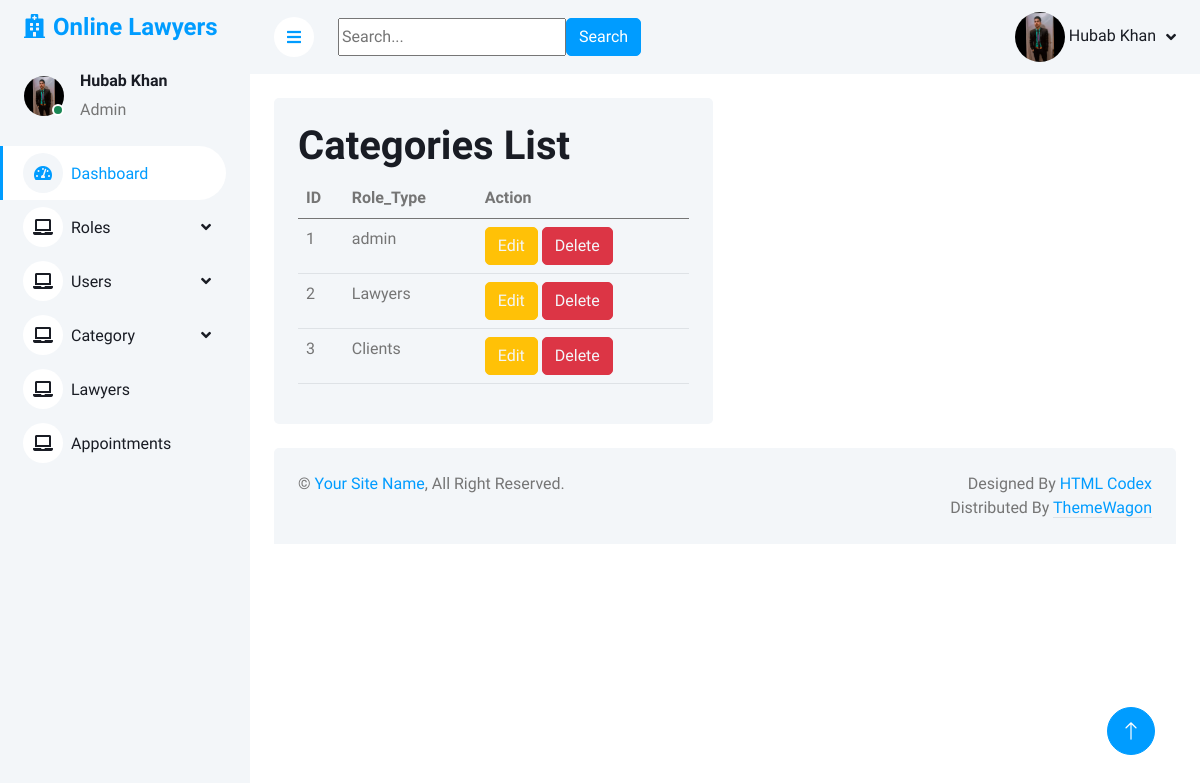
The app's page /admin/view_role.php (signed in) with its own data.
### tables this page shows
CREATE TABLE `users` (
  `user_id` int(11) NOT NULL,
  `name` varchar(255) NOT NULL,
  `email` varchar(255) NOT NULL,
  `password` varchar(255) NOT NULL,
  `profile_picture` varchar(255) NOT NULL,
  `role_id` int(11) NOT NULL
);

CREATE TABLE `roles` (
  `role_id` int(11) NOT NULL,
  `role_type` varchar(255) NOT NULL
);

### admin/view_role.php (the view, shortened to what this page needs)
<?php
    include("db.php");
    include("header.php");
 ?>
   <div class="container-fluid pt-4 px-4">
      <div class="row g-4">
         <div class="col-sm-12 col-xl-6">
            <div class="bg-light rounded h-100 p-4">
               <h1>Categories List</h1>
               <table class="table">
                  <thead>
                     <tr>
                        <th>ID</th>
                        <th>Role_Type</th>
                        <th>Action</th>
                     </tr>
                  </thead>
                  <tbody>
                     <?php
                        $sql = "SELECT * FROM roles";
                        $result = mysqli_query($conn, $sql);
                        if(mysqli_num_rows($result) > 0) {
                            while ($row = mysqli_fetch_assoc($result)) {
                                ?>
                     <tr>
                        <td><?php echo $row['role_id']; ?></td>
                        <td><?php echo $row['role_type']; ?></td>
                        <td>
                        <button class='btn btn-warning'>   <a class='text-light' href="edit_role.php?role_id=<?php echo $row['role_id']; ?>">Edit</a></button>
                        <button class='btn btn-danger'>   <a class='text-light' href="delete_role.php?role_id=<?php echo $row['role_id']; ?>">Delete</a></button>
                        </td>
                     </tr>
                     <?php
                        }
                        }
                        else
                        {
                        echo "<tr><td colspan='4'>No role found</td></tr>";
                        }
                        ?>
                  </tbody>
               </table>
            </div>
         </div>
      </div>
   </div>
<?php include 'footer.php' ?>

### admin/header.php (shortened to what this page needs)
<?php
include 'db.php';
$user_id = $_SESSION['user_id'];
$sql = "SELECT profile_picture FROM users WHERE user_id = $user_id";
$result = mysqli_query($conn, $sql);
if ($result && mysqli_num_rows($result) > 0) {
    $row = mysqli_fetch_assoc($result);
    $profile_picture = $row['profile_picture'];
} else {
    $profile_picture = null;
}
?>
<!DOCTYPE html>
<html lang="en">
   <head>
      <link href="https://cdnjs.cloudflare.com/ajax/libs/font-awesome/5.10.0/css/all.min.css" rel="stylesheet">
      <link href="https://cdn.jsdelivr.net/npm/bootstrap-icons@1.4.1/font/bootstrap-icons.css" rel="stylesheet">
      <link href="lib/owlcarousel/assets/owl.carousel.min.css" rel="stylesheet">
      <link href="lib/tempusdominus/css/tempusdominus-bootstrap-4.min.css" rel="stylesheet" />
      <link href="css/bootstrap.min.css" rel="stylesheet">
      <link href="css/style.css" rel="stylesheet">
   </head>
   <body>
      <div class="container-xxl position-relative bg-white d-flex p-0">
      <div class="sidebar pe-4 pb-3">
         <nav class="navbar bg-light navbar-light">
            <a href="index.php" class="navbar-brand mx-4 mb-3">
               <h4 class="text-primary"><i class="fa fa-hospital me-2"></i>Online Lawyers</h4>
            </a>
            <div class="d-flex align-items-center ms-4 mb-4">
               <div class="position-relative">
               <img src="uploads-images/<?php echo htmlspecialchars($profile_picture); ?>" alt="Profile Picture" style="width: 40px; height: 40px; border-radius: 50%;">
                  <div class="bg-success rounded-circle border border-2 border-white position-absolute end-0 bottom-0 p-1"></div>
               </div>
               <div class="ms-3">
                  <h6><?php echo $_SESSION['name']; ?></h6>
                  <span>Admin</span>
               </div>
            </div>
            <div class="navbar-nav w-100">
               <a href="index.php" class="nav-item nav-link active"><i class="fa fa-tachometer-alt me-2"></i>Dashboard</a>
               <div class="nav-item dropdown">
                  <a href="#" class="nav-link dropdown-toggle" data-bs-toggle="dropdown"><i class="fa fa-laptop me-2"></i>Roles</a>
               </div>
               <div class="nav-item dropdown">
                  <a href="#" class="nav-link dropdown-toggle" data-bs-toggle="dropdown"><i class="fa fa-laptop me-2"></i>Users</a>
               </div>
               <div class="nav-item dropdown">
                  <a href="#" class="nav-link dropdown-toggle" data-bs-toggle="dropdown"><i class="fa fa-laptop me-2"></i>Category</a>
               </div>
               <a href="lawyers.php" class="nav-item nav-link"><i class="fa fa-laptop me-2"></i>Lawyers</a>
               <a href="appointment.php" class="nav-item nav-link"><i class="fa fa-laptop me-2"></i>Appointments</a>
            </div>
         </nav>
      </div>
      <div class="content">
      <nav class="navbar navbar-expand bg-light navbar-light sticky-top px-4 py-0">
         <a href="#" class="sidebar-toggler flex-shrink-0">
         <i class="fa fa-bars"></i>
         </a>
         <form class="d-none d-md-flex ms-4" action="" method="get">
            <input type="text" name="query"  placeholder="Search...">
            <button type="submit" class="btn btn-primary">Search</button>
         </form>
         <div class="navbar-nav align-items-center ms-auto">
            <div class="nav-item dropdown">
    <a href="#" class="nav-link dropdown-toggle" data-bs-toggle="dropdown">
        <?php if (!empty($profile_picture)) { ?>
            <img src="uploads-images/<?php echo htmlspecialchars($profile_picture); ?>" alt="Profile Picture" style="width: 50px; height: 50px; border-radius: 50%;">
        <?php } else { ?>
            <p>No profile picture available.</p>
        <?php } ?>
        <span class="d-none d-lg-inline-flex"><?php echo htmlspecialchars($_SESSION['name']); ?></span>
    </a>
</div>
         </div>
      </nav>

### admin/css/style.css (style rules this page uses)
:root { --primary: #009CFF; --light: #F3F6F9; --dark: #191C24; }
.btn { transition: .5s; }
.btn.btn-primary { color: #FFFFFF; }
.sidebar { position: fixed; top: 0; left: 0; bottom: 0; width: 250px; height: 100vh; overflow-y: auto; background: var(--light); transition: 0.5s; z-index: 999; }
.content { margin-left: 250px; min-height: 100vh; background: #FFFFFF; transition: 0.5s; }
@media (min-width: 992px) { .sidebar { margin-left: 0; } }
@media (min-width: 992px) { .content { width: calc(100% - 250px); } }
.sidebar .navbar .navbar-nav .nav-link { padding: 7px 20px; color: var(--dark); font-weight: 500; border-left: 3px solid var(--light); border-radius: 0 30px 30px 0; outline: none; }
.sidebar .navbar .navbar-nav .nav-link:hover, .sidebar .navbar .navbar-nav .nav-link.active { color: var(--primary); background: #FFFFFF; border-color: var(--primary); }
.sidebar .navbar .navbar-nav .nav-link i { width: 40px; height: 40px; display: inline-flex; align-items: center; justify-content: center; background: #FFFFFF; border-radius: 40px; }
.sidebar .navbar .navbar-nav .nav-link:hover i, .sidebar .navbar .navbar-nav .nav-link.active i { background: var(--light); }
.sidebar .navbar .dropdown-toggle::after { position: absolute; top: 15px; right: 15px; border: none; content: "\f107"; font-family: "Font Awesome 5 Free"; font-weight: 900; transition: .5s; }
.content .navbar .navbar-nav .nav-link { margin-left: 25px; padding: 12px 0; color: var(--dark); outline: none; }
.content .navbar .sidebar-toggler, .content .navbar .navbar-nav .nav-link i { width: 40px; height: 40px; display: inline-flex; align-items: center; justify-content: center; background: #FFFFFF; border-radius: 40px; }
.content .navbar .dropdown-toggle::after { margin-left: 6px; vertical-align: middle; border: none; content: "\f107"; font-family: "Font Awesome 5 Free"; font-weight: 900; transition: .5s; }

### records on screen
users: profile_picture (picture)
roles: role_id "1", role_type "admin"
roles: role_id "2", role_type "Lawyers"
roles: role_id "3", role_type "Clients"

### other values on screen
$_SESSION['name'] "Hubab Khan"
